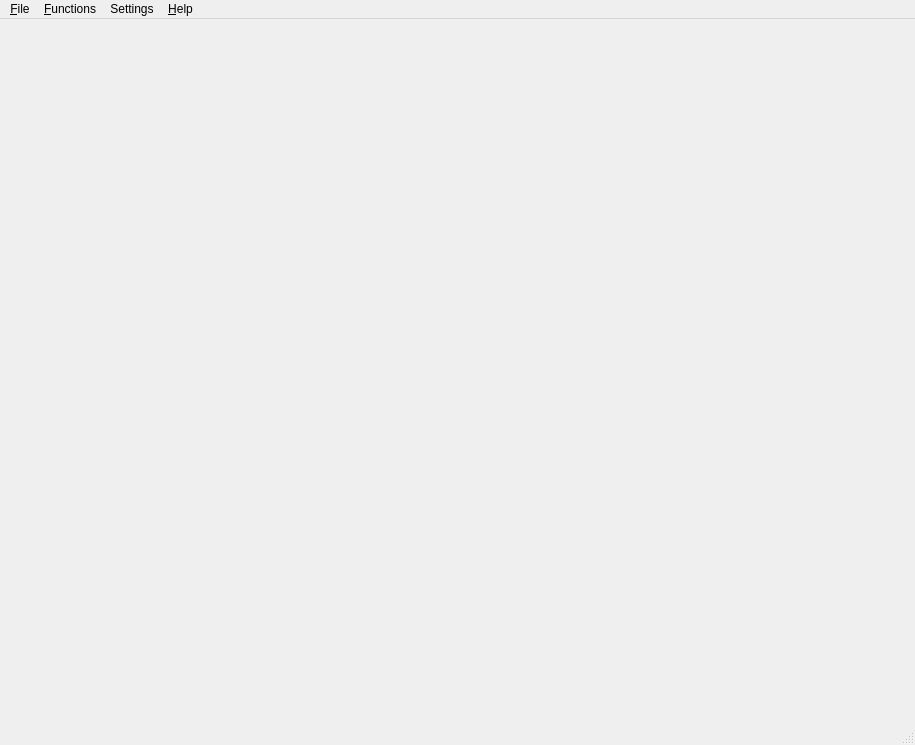
<?xml version="1.0" encoding="UTF-8"?>
<ui version="4.0">
 <class>MainWindowClass</class>
 <widget class="QMainWindow" name="MainWindowClass">
  <property name="geometry">
   <rect>
    <x>0</x>
    <y>0</y>
    <width>915</width>
    <height>745</height>
   </rect>
  </property>
  <property name="windowTitle">
   <string>Grafika</string>
  </property>
  <widget class="QWidget" name="centralWidget"/>
  <widget class="QMenuBar" name="menuBar">
   <property name="geometry">
    <rect>
     <x>0</x>
     <y>0</y>
     <width>915</width>
     <height>22</height>
    </rect>
   </property>
   <widget class="QMenu" name="menuFile">
    <property name="title">
     <string>&amp;File</string>
    </property>
    <addaction name="actionExit"/>
   </widget>
   <widget class="QMenu" name="menuFunctions">
    <property name="title">
     <string>&amp;Functions</string>
    </property>
    <addaction name="actionAdd"/>
    <addaction name="separator"/>
   </widget>
   <widget class="QMenu" name="menuHelp">
    <property name="title">
     <string>&amp;Help</string>
    </property>
    <addaction name="actionFuntionSyntax"/>
    <addaction name="actionAbout"/>
   </widget>
   <widget class="QMenu" name="menuSettings">
    <property name="title">
     <string>Settings</string>
    </property>
    <widget class="QMenu" name="menuLanguage">
     <property name="title">
      <string>Language</string>
     </property>
     <addaction name="actionEnglish"/>
     <addaction name="actionRussian"/>
    </widget>
    <addaction name="menuLanguage"/>
   </widget>
   <addaction name="menuFile"/>
   <addaction name="menuFunctions"/>
   <addaction name="menuSettings"/>
   <addaction name="menuHelp"/>
  </widget>
  <widget class="QStatusBar" name="statusBar"/>
  <action name="actionExit">
   <property name="text">
    <string>E&amp;xit</string>
   </property>
  </action>
  <action name="actionAdd">
   <property name="text">
    <string>&amp;Add</string>
   </property>
  </action>
  <action name="actionAbout">
   <property name="text">
    <string>About...</string>
   </property>
  </action>
  <action name="actionFuntionSyntax">
   <property name="text">
    <string>Funtion's &amp;syntax</string>
   </property>
   <property name="menuRole">
    <enum>QAction::NoRole</enum>
   </property>
  </action>
  <action name="actionEnglish">
   <property name="checkable">
    <bool>true</bool>
   </property>
   <property name="text">
    <string>&amp;English</string>
   </property>
   <property name="menuRole">
    <enum>QAction::NoRole</enum>
   </property>
  </action>
  <action name="actionRussian">
   <property name="checkable">
    <bool>true</bool>
   </property>
   <property name="text">
    <string>&amp;Russian</string>
   </property>
   <property name="menuRole">
    <enum>QAction::NoRole</enum>
   </property>
  </action>
 </widget>
 <layoutdefault spacing="6" margin="11"/>
 <resources>
  <include location="MainWindow.qrc"/>
 </resources>
 <connections/>
</ui>
